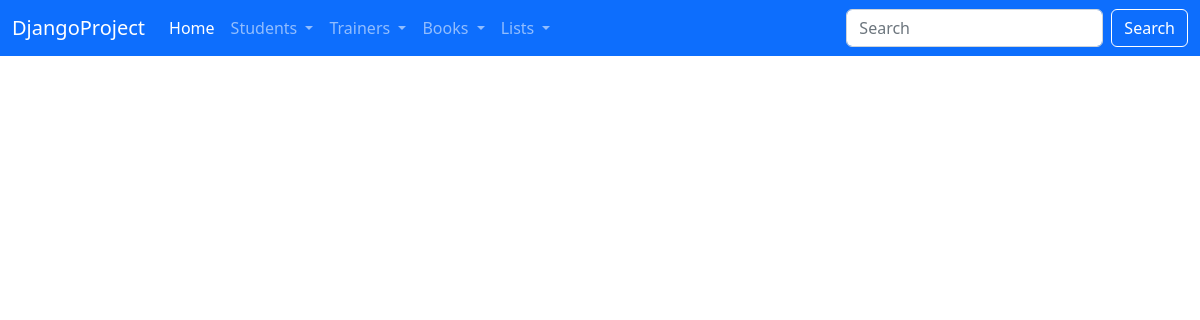
The page /list_of_trainers/ on the database as committed earlier.
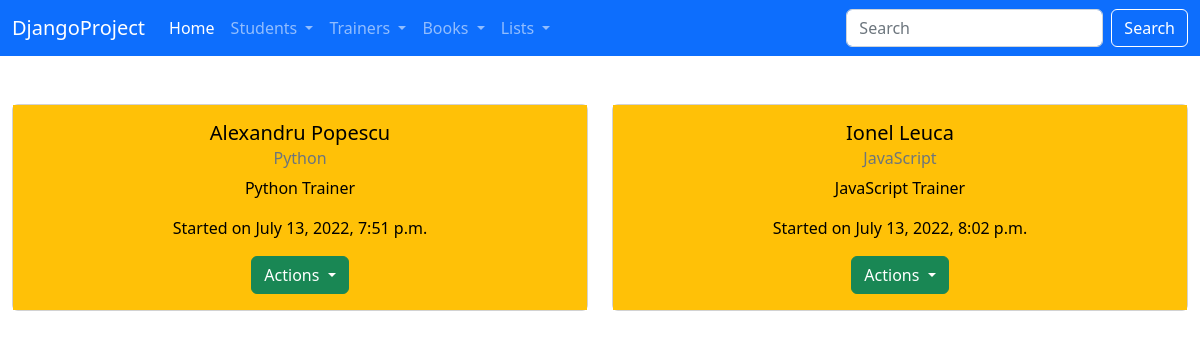
The same page on the database as committed later.
### trainer/models.py (models this page shows)
class Trainer(models.Model):
    first_name = models.CharField(max_length=30)
    last_name = models.CharField(max_length=30)
    department = models.CharField(max_length=30)
    course = models.CharField(max_length=30)
    description = models.TextField(max_length=300)
    start_date = models.DateTimeField()
    end_date = models.DateTimeField()
    active = models.BooleanField(default=True)
    created_at = models.DateTimeField(auto_now_add=True)
    updated_at = models.DateTimeField(auto_now=True)
    def __str__(self):
        return f"{self.first_name} {self.last_name}"

### trainer/views.py (the view)
# urls.py: path('list_of_trainers/', views.TrainerListView.as_view(), name='list-of-trainers'),
class TrainerListView(ListView):
    template_name = 'trainer/list_of_trainers.html'
    model = Trainer
    context_object_name = 'all_trainers'

### templates/trainer/list_of_trainers.html (shortened to what this page needs)
{% extends 'base.html' %}
{% block content %}
    <br>
    <br>
    <div class="container-fluid text-center">
        <div class="row" style="display: flex">
            {% for trainer in all_trainers %}
                <div class="col-md-6">
                    <div class="card text-center">
                        <div class="card-body text-bg-warning">
                            <h5 class="card-title">{{ trainer }}</h5>
                            <h6 class="card-subtitle mb-2 text-muted">{{ trainer.course }}</h6>
                            <p class="card-text">{{ trainer.description }}</p>
                            <p class="card-text">Started on {{ trainer.start_date }}</p>
                            <div class="dropdown">
                                <button class="btn btn-success dropdown-toggle" type="button" data-bs-toggle="dropdown"
                                        aria-expanded="false">
                                    Actions
                                </button>
                            </div>
                        </div>
                    </div>
                </div>
            {% endfor %}
        </div>
    </div>
{% endblock %}

Rows that differ between the two databases and show on the page:
added Trainer: first_name+last_name "Alexandru Popescu", course "Python", description "Python Trainer", start_date "July 13, 2022, 7:51 p.m."
added Trainer: first_name+last_name "Ionel Leuca", course "JavaScript", description "JavaScript Trainer", start_date "July 13, 2022, 8:02 p.m."
